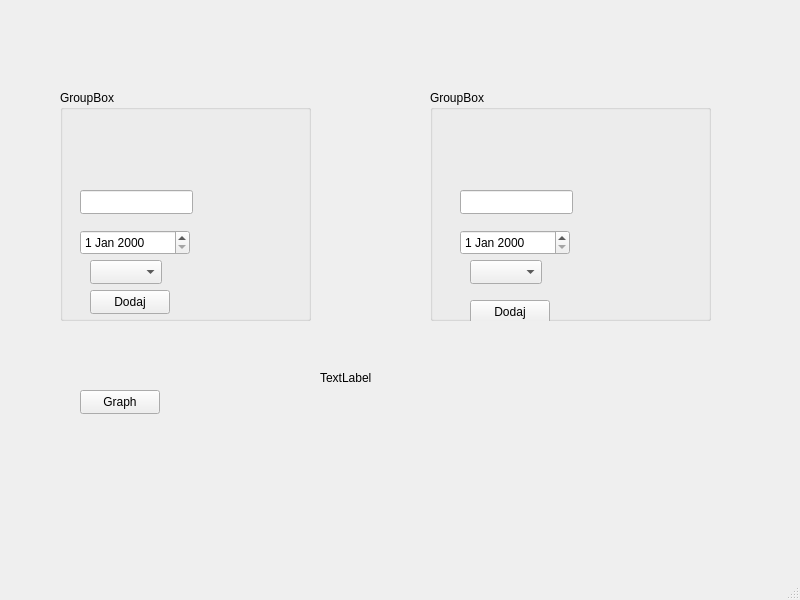
<?xml version="1.0" encoding="UTF-8"?>
<ui version="4.0">
 <class>MainWindow</class>
 <widget class="QMainWindow" name="MainWindow">
  <property name="geometry">
   <rect>
    <x>0</x>
    <y>0</y>
    <width>800</width>
    <height>600</height>
   </rect>
  </property>
  <property name="windowTitle">
   <string>MainWindow</string>
  </property>
  <widget class="QWidget" name="centralwidget">
   <widget class="QGroupBox" name="ZarobskiBox">
    <property name="geometry">
     <rect>
      <x>60</x>
      <y>90</y>
      <width>251</width>
      <height>231</height>
     </rect>
    </property>
    <property name="title">
     <string>GroupBox</string>
    </property>
    <widget class="QPushButton" name="addIncomeButton">
     <property name="geometry">
      <rect>
       <x>30</x>
       <y>200</y>
       <width>80</width>
       <height>24</height>
      </rect>
     </property>
     <property name="text">
      <string>Dodaj</string>
     </property>
    </widget>
    <widget class="QLineEdit" name="lineEdit">
     <property name="geometry">
      <rect>
       <x>20</x>
       <y>100</y>
       <width>113</width>
       <height>24</height>
      </rect>
     </property>
    </widget>
    <widget class="QDateEdit" name="dateEdit">
     <property name="geometry">
      <rect>
       <x>20</x>
       <y>140</y>
       <width>110</width>
       <height>25</height>
      </rect>
     </property>
    </widget>
    <widget class="QComboBox" name="incomeCategoryComboBox">
     <property name="geometry">
      <rect>
       <x>30</x>
       <y>170</y>
       <width>72</width>
       <height>24</height>
      </rect>
     </property>
    </widget>
   </widget>
   <widget class="QGroupBox" name="WydatkiBox">
    <property name="geometry">
     <rect>
      <x>430</x>
      <y>90</y>
      <width>281</width>
      <height>231</height>
     </rect>
    </property>
    <property name="title">
     <string>GroupBox</string>
    </property>
    <widget class="QDateEdit" name="dateEdit_2">
     <property name="geometry">
      <rect>
       <x>30</x>
       <y>140</y>
       <width>110</width>
       <height>25</height>
      </rect>
     </property>
    </widget>
    <widget class="QLineEdit" name="lineEdit_2">
     <property name="geometry">
      <rect>
       <x>30</x>
       <y>100</y>
       <width>113</width>
       <height>24</height>
      </rect>
     </property>
    </widget>
    <widget class="QPushButton" name="addExpenseButton">
     <property name="geometry">
      <rect>
       <x>40</x>
       <y>210</y>
       <width>80</width>
       <height>24</height>
      </rect>
     </property>
     <property name="text">
      <string>Dodaj</string>
     </property>
    </widget>
    <widget class="QComboBox" name="expenseCategoryComboBox">
     <property name="geometry">
      <rect>
       <x>40</x>
       <y>170</y>
       <width>72</width>
       <height>24</height>
      </rect>
     </property>
    </widget>
   </widget>
   <widget class="QLabel" name="stanKonta">
    <property name="geometry">
     <rect>
      <x>320</x>
      <y>370</y>
      <width>81</width>
      <height>16</height>
     </rect>
    </property>
    <property name="text">
     <string>TextLabel</string>
    </property>
   </widget>
   <widget class="QPushButton" name="graph">
    <property name="geometry">
     <rect>
      <x>80</x>
      <y>390</y>
      <width>80</width>
      <height>24</height>
     </rect>
    </property>
    <property name="text">
     <string>Graph</string>
    </property>
   </widget>
  </widget>
  <widget class="QMenuBar" name="menubar">
   <property name="geometry">
    <rect>
     <x>0</x>
     <y>0</y>
     <width>800</width>
     <height>21</height>
    </rect>
   </property>
  </widget>
  <widget class="QStatusBar" name="statusbar"/>
 </widget>
 <resources/>
 <connections/>
</ui>
